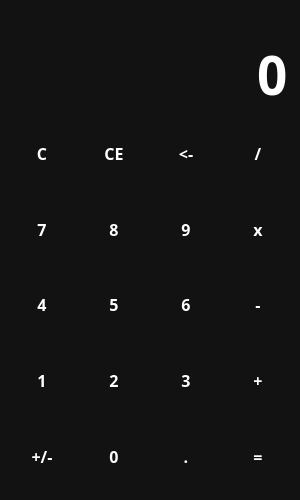
<?xml version="1.0" encoding="UTF-8"?>
<ui version="4.0">
 <class>MainWindow</class>
 <widget class="QMainWindow" name="MainWindow">
  <property name="geometry">
   <rect>
    <x>0</x>
    <y>0</y>
    <width>300</width>
    <height>500</height>
   </rect>
  </property>
  <property name="minimumSize">
   <size>
    <width>300</width>
    <height>500</height>
   </size>
  </property>
  <property name="windowTitle">
   <string>Калькулятор</string>
  </property>
  <property name="windowIcon">
   <iconset resource="files.qrc">
    <normaloff>:/icons/calculate_FILL0_wght400_GRAD0_opsz24.png</normaloff>:/icons/calculate_FILL0_wght400_GRAD0_opsz24.png</iconset>
  </property>
  <property name="styleSheet">
   <string notr="true">QWidget{
color: white;
background-color: #121212;
font-family: Rubik;
font-size: 16px;
font-weight: 600;
}
QPushButton {
	background-color: transparent;
	border: none;
}
QPushButton:hover {
	background-color: #666;
	
}
QPushButton:pressed {
	background-color: #888;
}</string>
  </property>
  <widget class="QWidget" name="centralwidget">
   <layout class="QVBoxLayout" name="verticalLayout">
    <item>
     <widget class="QLabel" name="label_temp">
      <property name="sizePolicy">
       <sizepolicy hsizetype="Preferred" vsizetype="Maximum">
        <horstretch>0</horstretch>
        <verstretch>0</verstretch>
       </sizepolicy>
      </property>
      <property name="styleSheet">
       <string notr="true">color: #888</string>
      </property>
      <property name="text">
       <string/>
      </property>
      <property name="alignment">
       <set>Qt::AlignRight|Qt::AlignTrailing|Qt::AlignVCenter</set>
      </property>
     </widget>
    </item>
    <item>
     <widget class="QLineEdit" name="Edit_entry">
      <property name="sizePolicy">
       <sizepolicy hsizetype="Expanding" vsizetype="Maximum">
        <horstretch>0</horstretch>
        <verstretch>0</verstretch>
       </sizepolicy>
      </property>
      <property name="layoutDirection">
       <enum>Qt::LeftToRight</enum>
      </property>
      <property name="styleSheet">
       <string notr="true">font-size: 40pt;
border: none;</string>
      </property>
      <property name="text">
       <string>0</string>
      </property>
      <property name="maxLength">
       <number>10</number>
      </property>
      <property name="alignment">
       <set>Qt::AlignRight|Qt::AlignTrailing|Qt::AlignVCenter</set>
      </property>
      <property name="readOnly">
       <bool>true</bool>
      </property>
     </widget>
    </item>
    <item>
     <layout class="QGridLayout" name="gridLayout">
      <item row="4" column="1">
       <widget class="QPushButton" name="button_2">
        <property name="sizePolicy">
         <sizepolicy hsizetype="Minimum" vsizetype="Expanding">
          <horstretch>0</horstretch>
          <verstretch>0</verstretch>
         </sizepolicy>
        </property>
        <property name="text">
         <string>2</string>
        </property>
        <property name="shortcut">
         <string>2</string>
        </property>
       </widget>
      </item>
      <item row="1" column="0">
       <widget class="QPushButton" name="button_clear">
        <property name="sizePolicy">
         <sizepolicy hsizetype="Minimum" vsizetype="Expanding">
          <horstretch>0</horstretch>
          <verstretch>0</verstretch>
         </sizepolicy>
        </property>
        <property name="text">
         <string>C</string>
        </property>
       </widget>
      </item>
      <item row="2" column="2">
       <widget class="QPushButton" name="button_9">
        <property name="sizePolicy">
         <sizepolicy hsizetype="Minimum" vsizetype="Expanding">
          <horstretch>0</horstretch>
          <verstretch>0</verstretch>
         </sizepolicy>
        </property>
        <property name="text">
         <string>9</string>
        </property>
        <property name="shortcut">
         <string>9</string>
        </property>
       </widget>
      </item>
      <item row="2" column="0">
       <widget class="QPushButton" name="button_7">
        <property name="sizePolicy">
         <sizepolicy hsizetype="Minimum" vsizetype="Expanding">
          <horstretch>0</horstretch>
          <verstretch>0</verstretch>
         </sizepolicy>
        </property>
        <property name="text">
         <string>7</string>
        </property>
        <property name="shortcut">
         <string>7</string>
        </property>
       </widget>
      </item>
      <item row="1" column="2">
       <widget class="QPushButton" name="button_erase">
        <property name="sizePolicy">
         <sizepolicy hsizetype="Minimum" vsizetype="Expanding">
          <horstretch>0</horstretch>
          <verstretch>0</verstretch>
         </sizepolicy>
        </property>
        <property name="text">
         <string>&lt;-</string>
        </property>
        <property name="shortcut">
         <string>Backspace</string>
        </property>
       </widget>
      </item>
      <item row="3" column="1">
       <widget class="QPushButton" name="button_5">
        <property name="sizePolicy">
         <sizepolicy hsizetype="Minimum" vsizetype="Expanding">
          <horstretch>0</horstretch>
          <verstretch>0</verstretch>
         </sizepolicy>
        </property>
        <property name="text">
         <string>5</string>
        </property>
        <property name="shortcut">
         <string>5</string>
        </property>
       </widget>
      </item>
      <item row="5" column="1">
       <widget class="QPushButton" name="button_0">
        <property name="sizePolicy">
         <sizepolicy hsizetype="Minimum" vsizetype="Expanding">
          <horstretch>0</horstretch>
          <verstretch>0</verstretch>
         </sizepolicy>
        </property>
        <property name="text">
         <string>0</string>
        </property>
        <property name="shortcut">
         <string>0</string>
        </property>
       </widget>
      </item>
      <item row="5" column="0">
       <widget class="QPushButton" name="button_neg">
        <property name="sizePolicy">
         <sizepolicy hsizetype="Minimum" vsizetype="Expanding">
          <horstretch>0</horstretch>
          <verstretch>0</verstretch>
         </sizepolicy>
        </property>
        <property name="text">
         <string>+/-</string>
        </property>
       </widget>
      </item>
      <item row="5" column="2">
       <widget class="QPushButton" name="button_point">
        <property name="sizePolicy">
         <sizepolicy hsizetype="Minimum" vsizetype="Expanding">
          <horstretch>0</horstretch>
          <verstretch>0</verstretch>
         </sizepolicy>
        </property>
        <property name="text">
         <string>.</string>
        </property>
        <property name="shortcut">
         <string>.</string>
        </property>
       </widget>
      </item>
      <item row="3" column="2">
       <widget class="QPushButton" name="button_6">
        <property name="sizePolicy">
         <sizepolicy hsizetype="Minimum" vsizetype="Expanding">
          <horstretch>0</horstretch>
          <verstretch>0</verstretch>
         </sizepolicy>
        </property>
        <property name="text">
         <string>6</string>
        </property>
        <property name="shortcut">
         <string>6</string>
        </property>
       </widget>
      </item>
      <item row="3" column="0">
       <widget class="QPushButton" name="button_4">
        <property name="sizePolicy">
         <sizepolicy hsizetype="Minimum" vsizetype="Expanding">
          <horstretch>0</horstretch>
          <verstretch>0</verstretch>
         </sizepolicy>
        </property>
        <property name="text">
         <string>4</string>
        </property>
        <property name="shortcut">
         <string>4</string>
        </property>
       </widget>
      </item>
      <item row="2" column="1">
       <widget class="QPushButton" name="button_8">
        <property name="sizePolicy">
         <sizepolicy hsizetype="Minimum" vsizetype="Expanding">
          <horstretch>0</horstretch>
          <verstretch>0</verstretch>
         </sizepolicy>
        </property>
        <property name="text">
         <string>8</string>
        </property>
        <property name="shortcut">
         <string>8</string>
        </property>
       </widget>
      </item>
      <item row="4" column="0">
       <widget class="QPushButton" name="button_1">
        <property name="sizePolicy">
         <sizepolicy hsizetype="Minimum" vsizetype="Expanding">
          <horstretch>0</horstretch>
          <verstretch>0</verstretch>
         </sizepolicy>
        </property>
        <property name="text">
         <string>1</string>
        </property>
        <property name="shortcut">
         <string>1</string>
        </property>
       </widget>
      </item>
      <item row="4" column="2">
       <widget class="QPushButton" name="button_3">
        <property name="sizePolicy">
         <sizepolicy hsizetype="Minimum" vsizetype="Expanding">
          <horstretch>0</horstretch>
          <verstretch>0</verstretch>
         </sizepolicy>
        </property>
        <property name="text">
         <string>3</string>
        </property>
        <property name="shortcut">
         <string>3</string>
        </property>
       </widget>
      </item>
      <item row="1" column="3">
       <widget class="QPushButton" name="button_div">
        <property name="sizePolicy">
         <sizepolicy hsizetype="Minimum" vsizetype="Expanding">
          <horstretch>0</horstretch>
          <verstretch>0</verstretch>
         </sizepolicy>
        </property>
        <property name="text">
         <string>/</string>
        </property>
        <property name="shortcut">
         <string>/</string>
        </property>
       </widget>
      </item>
      <item row="2" column="3">
       <widget class="QPushButton" name="button_mul">
        <property name="sizePolicy">
         <sizepolicy hsizetype="Minimum" vsizetype="Expanding">
          <horstretch>0</horstretch>
          <verstretch>0</verstretch>
         </sizepolicy>
        </property>
        <property name="text">
         <string>x</string>
        </property>
        <property name="shortcut">
         <string>*</string>
        </property>
       </widget>
      </item>
      <item row="3" column="3">
       <widget class="QPushButton" name="button_sub">
        <property name="sizePolicy">
         <sizepolicy hsizetype="Minimum" vsizetype="Expanding">
          <horstretch>0</horstretch>
          <verstretch>0</verstretch>
         </sizepolicy>
        </property>
        <property name="text">
         <string>-</string>
        </property>
        <property name="shortcut">
         <string>-</string>
        </property>
       </widget>
      </item>
      <item row="4" column="3">
       <widget class="QPushButton" name="button_add">
        <property name="sizePolicy">
         <sizepolicy hsizetype="Minimum" vsizetype="Expanding">
          <horstretch>0</horstretch>
          <verstretch>0</verstretch>
         </sizepolicy>
        </property>
        <property name="text">
         <string>+</string>
        </property>
        <property name="shortcut">
         <string>+</string>
        </property>
       </widget>
      </item>
      <item row="5" column="3">
       <widget class="QPushButton" name="button_calc">
        <property name="sizePolicy">
         <sizepolicy hsizetype="Minimum" vsizetype="Expanding">
          <horstretch>0</horstretch>
          <verstretch>0</verstretch>
         </sizepolicy>
        </property>
        <property name="text">
         <string>=</string>
        </property>
        <property name="shortcut">
         <string>=</string>
        </property>
       </widget>
      </item>
      <item row="1" column="1">
       <widget class="QPushButton" name="button_CE">
        <property name="sizePolicy">
         <sizepolicy hsizetype="Minimum" vsizetype="Expanding">
          <horstretch>0</horstretch>
          <verstretch>0</verstretch>
         </sizepolicy>
        </property>
        <property name="text">
         <string>CE</string>
        </property>
        <property name="shortcut">
         <string>Del</string>
        </property>
       </widget>
      </item>
     </layout>
    </item>
   </layout>
  </widget>
 </widget>
 <resources>
  <include location="files.qrc"/>
 </resources>
 <connections/>
</ui>
